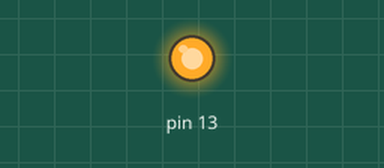
Bench run of a sketch on a simulated Arduino Uno, built with avr-gcc and run on an emulated ATmega328P. On the bench: output pins drawn as LEDs (lit = HIGH).

Above: at 0.3 s.
At 34.6 s:
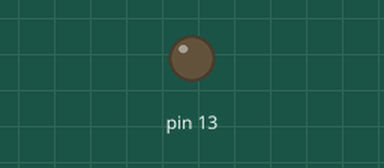
Timing chart, 0 to 36.9 s (numbered marks = the images above):
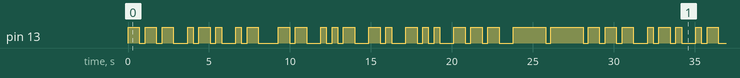

The sketch:

atividade_1_-_codigo_morse.ino
```cpp
using namespace std;
int speed = 700;
int cod[8] = {1,2,3,4,5,6,7,8};
/*  para não usar a lib com a ferramenta str2int
	decidir codificar:
    Onde o "-" significa piscada longa e "." piscada curta.
	/ significa tempo de pausa.
    	    1    2   3    4  5  6   7   8
    	    o    l   a    m  u  n   d   o
    morse: --- .-.. .- / -- ..- -. -.. ---
    Quando as luzes acenderem por 2 segundos é sinal que
    a frase terminou.
	*/
int i = (sizeof(cod)/2);

void setup() {
  // put your setup code here, to run once:
  pinMode(13, OUTPUT);

}

void loop() {
  // put your main code here, to run repeatedly:
  for (int j = 0; j<=i;j++){
  	int x = cod[j];
    switch(x){
      case 1:
            digitalWrite(13,1);
            delay(speed);
            digitalWrite(13,0);
            delay(speed/2);
   	  	    digitalWrite(13,1);
            delay(speed);
            digitalWrite(13,0);
            delay(speed/2);
     	    digitalWrite(13,1);
            delay(speed);
            digitalWrite(13,0);
            delay(speed+speed/4);
    	break;
      case 2:
      	  digitalWrite(13,1);
          delay(speed/2);
          digitalWrite(13,0);
          delay(speed/2);
          digitalWrite(13,1);
          delay(speed);
          digitalWrite(13,0);
          delay(speed/2);
    	  digitalWrite(13,1);
          delay(speed/2);
          digitalWrite(13,0);
          delay(speed+speed/4);
    	break;
      case 3:
    	  digitalWrite(13,1);
          delay(speed/2);
          digitalWrite(13,0);
          delay(speed/2);
      	  digitalWrite(13,1);
          delay(speed);
          digitalWrite(13,0);
          delay(speed+speed/2+speed/4);
    	break;
      case 4:
    		digitalWrite(13,1);
            delay(speed);
            digitalWrite(13,0);
            delay(speed/2);
     	    digitalWrite(13,1);
            delay(speed);
            digitalWrite(13,0);
            delay(speed+speed/4);
    	break;
      case 5:
    	  digitalWrite(13,1);
          delay(speed/2);
          digitalWrite(13,0);
          delay(speed/2);
          digitalWrite(13,1);
          delay(speed/2);
          digitalWrite(13,0);
          delay(speed/2);
          digitalWrite(13,1);
          delay(speed);
          digitalWrite(13,0);
          delay(speed+speed/4);
    	break;
      case 6:
      	  digitalWrite(13,1);
          delay(speed);
          digitalWrite(13,0);
          delay(speed/2);
    	  digitalWrite(13,1);
          delay(speed/2);
          digitalWrite(13,0);
          delay(speed+speed/4);
    	break;
      case 7:
        digitalWrite(13,1);
        delay(speed);
        digitalWrite(13,0);
        delay(speed/2);
        digitalWrite(13,1);
        delay(speed/2);
        digitalWrite(13,0);
        delay(speed/2);
    	digitalWrite(13,1);
        delay(speed/2);
        digitalWrite(13,0);
        delay(speed+speed/4);
    	break;
      case 8:
     	    digitalWrite(13,1);
            delay(speed);
            digitalWrite(13,0);
            delay(speed/2);
   	  	    digitalWrite(13,1);
            delay(speed);
            digitalWrite(13,0);
            delay(speed/2);
     	    digitalWrite(13,1);
            delay(speed);
            digitalWrite(13,0);
            delay(speed+speed/4);
    	break;
    }
    if(j==sizeof(cod)/2){
      digitalWrite(13,1);
      delay(2000);
      digitalWrite(13,0);
      delay(300);
      digitalWrite(13,1);
      delay(2000);
      digitalWrite(13,0);
      delay(300);
    }
  }
}
```

Measured:
- by itself, pin 13: moves between LOW and HIGH, repeating every 28.4 s
- by itself, everything shown: repeats every 28.4 s, in 46 steps
